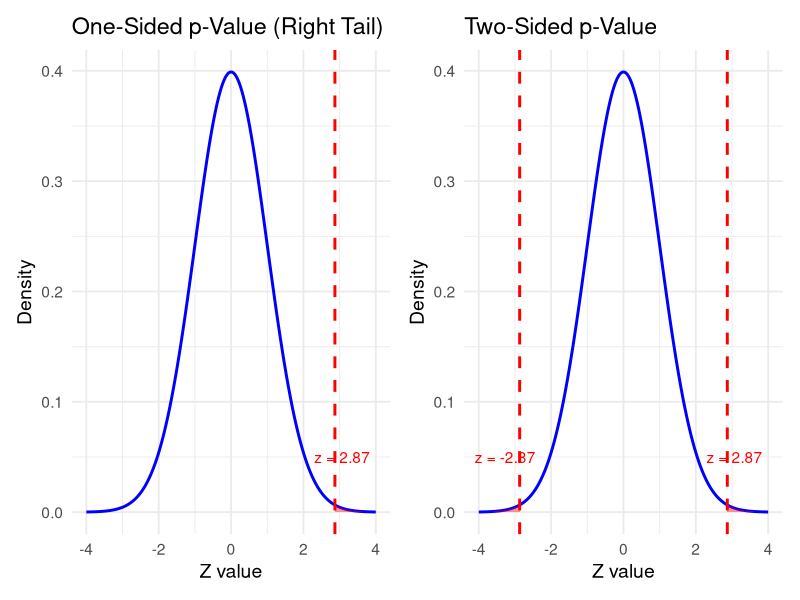

Write the R code that produced this figure.
## ---- chunk 1
knitr::opts_chunk$set(
  echo = TRUE,comment = '', fig.align = 'center'  , out.width="65%"
)
knitr::include_graphics
# Load libraries
library(ggplot2)
library(patchwork)
## ---- chunk 2
n <- 500 # sample size is large enough
x <- 340
phat <- x/n
sigma <- sqrt((1-phat)*phat)
alpha <- 0.05
loBound <- phat - qnorm(1-alpha/2)*sigma/sqrt(n)
loBound
upBound <- phat + qnorm(1-alpha/2)*sigma/sqrt(n)
upBound
## ---- chunk 3
n1<-1500
n2<-2000
x1<-75
x2<-80
p1hat<- x1/n1
p2hat<- x2/n2
se<- sqrt(p1hat*(1-p1hat)/n1+p2hat*(1-p2hat)/n2)
alpha <- 0.1
loBound<- p1hat-p2hat - qnorm(1-alpha/2)*se
loBound
upBound<- p1hat-p2hat + qnorm(1-alpha/2)*se
upBound
## ---- chunk 4
2* pnorm(-0.9759)
## ---- chunk 5
# alpha is still 0.05
prop.test(x = 340, n = 500, p = 0.7, alternative = "two.sided", conf.level = 0.95)
## ---- chunk 6
1-pnorm(-0.9759)
## ---- chunk 7
prop.test(x = 340, n = 500, p = 0.7, alternative = "greater", conf.level = 0.95)
## ---- chunk 8
1-pnorm(2.86972)
## ---- chunk 9
# alpha is still 0.05
prop.test(x = c(120,240), n = c(200,500), alternative = "greater", conf.level = 0.95)
## ---- chunk 10

# Given z statistic
z <- 2.86972

# Create data for the standard normal curve
x <- seq(-4, 4, length.out = 1000)
y <- dnorm(x)
df <- data.frame(x, y)

# --- One-sided (right-tail) ---
shade_one <- subset(df, x >= z)

p1 <- ggplot(df, aes(x, y)) +
  geom_line(color = "blue", linewidth = 1) +
  geom_area(data = shade_one, aes(x, y),
            fill = "red", alpha = 0.4) +
  geom_vline(xintercept = z, color = "red",
             linetype = "dashed", linewidth = 1) +
  annotate("text",
           x = z + 0.2,
           y = 0.05,
           label = paste0("z = ", round(z, 2)),
           color = "red") +
  labs(
    title = "One-Sided p-Value (Right Tail)",
    x = "Z value",
    y = "Density"
  ) +
  theme_minimal(base_size = 14)

# --- Two-sided ---
shade_two <- subset(df, x <= -z)
shade_three <- subset(df, x >= z)

p2 <- ggplot(df, aes(x, y)) +
  geom_line(color = "blue", linewidth = 1) +
  geom_area(data = shade_two, aes(x, y),
            fill = "red", alpha = 0.4) +
  geom_area(data = shade_three, aes(x, y),
            fill = "red", alpha = 0.4) +
  geom_vline(xintercept = c(-z, z),
             color = "red",
             linetype = "dashed",
             linewidth = 1) +
  annotate("text",
           x = z + 0.2,
           y = 0.05,
           label = paste0("z = ", round(z, 2)),
           color = "red") +
  annotate("text",
           x = -z - 0.4,
           y = 0.05,
           label = paste0("z = -", round(z, 2)),
           color = "red") +
  labs(
    title = "Two-Sided p-Value",
    x = "Z value",
    y = "Density"
  ) +
  theme_minimal(base_size = 14)

# Combine side by side
p1 + p2
